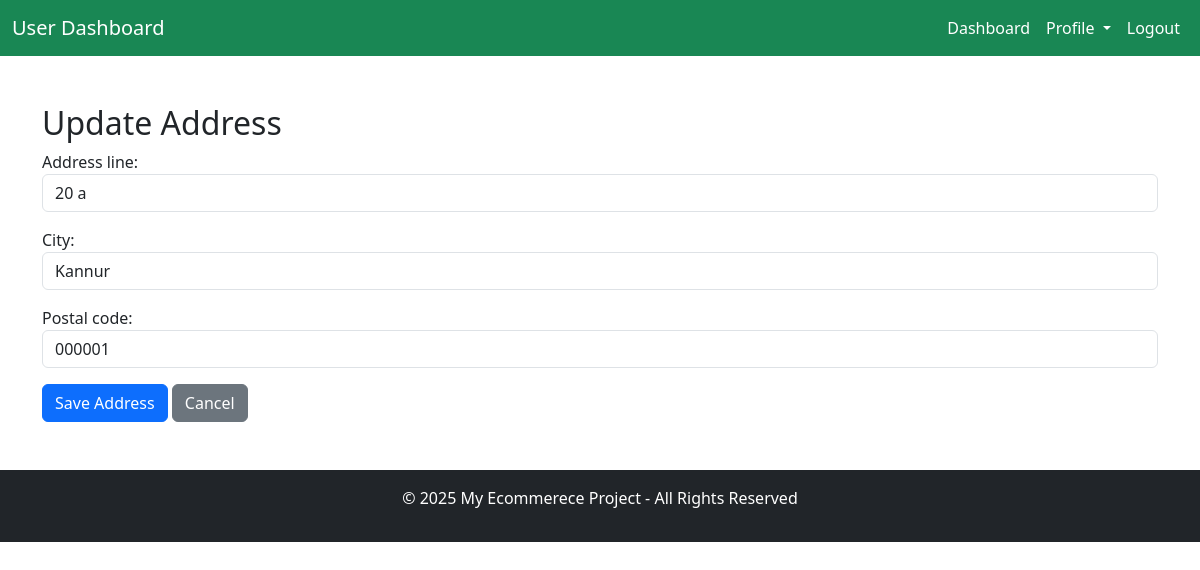
Page /user/address/edit/1/ (signed in) on the earlier database version.
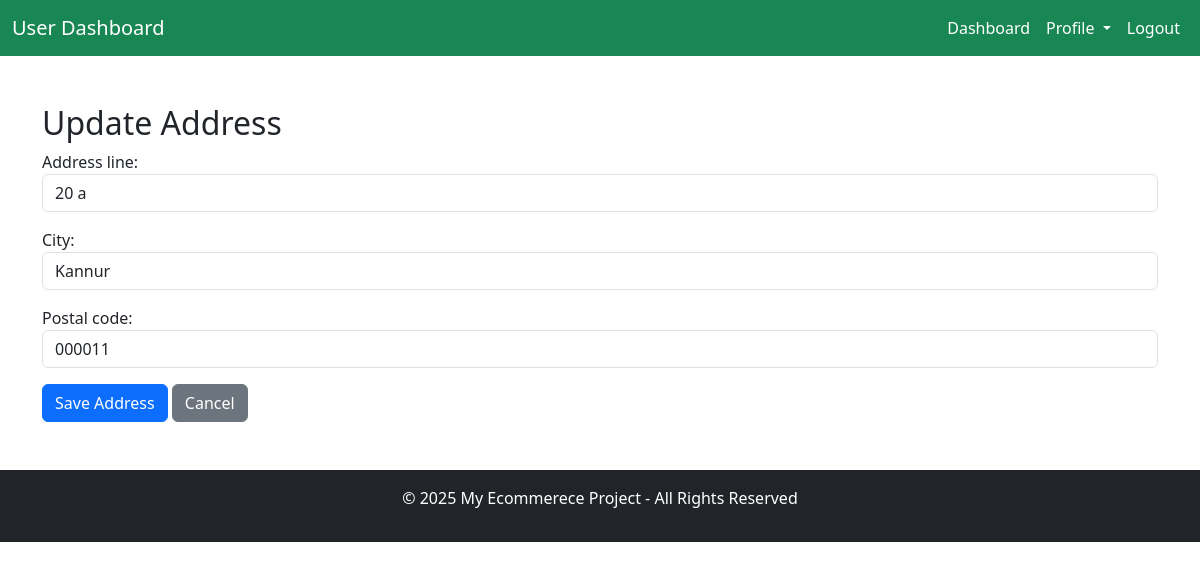
Same page on the later database version.
### accounts/models.py (models this page shows, shortened)
class Address(models.Model):
    user = models.ForeignKey(settings.AUTH_USER_MODEL, on_delete=models.CASCADE)
    address_line = models.TextField()
    city = models.CharField(max_length=100)
    postal_code = models.CharField(max_length=10)
    is_default = models.BooleanField(default=False)

### accounts/views.py (the view)
# urls.py: path('user/address/edit/<int:pk>/', views.address_edit, name='address_edit'),
@login_required
def address_edit(request, pk):
    address = get_object_or_404(Address, id=pk, user=request.user)
    if request.method == 'POST':
        form = AddressForm(request.POST, instance=address)
        if form.is_valid():
            form.save()
            messages.success(request, 'Address updated successfully!')
            return redirect('user_dashboard')
    else:
        form = AddressForm(instance=address)
    return render(request, 'accounts/user/address_form.html', {'form': form, 'address': address})

### accounts/forms.py
class AddressForm(forms.ModelForm):
    class Meta:
        model = Address
        fields = ['address_line', 'city', 'postal_code']
        widgets = {
            'address_line': forms.TextInput(attrs={'class': 'form-control'}),
            'city': forms.TextInput(attrs={'class': 'form-control'}),
            'postal_code': forms.TextInput(attrs={'class': 'form-control'}),
        }

### accounts/templates/accounts/user/address_form.html (shortened to what this page needs)
{% extends 'accounts/user_base.html' %}
{% load static %}
{% block content %}
<div class="container mt-5">
    <h2>{% if address %}Update Address{% else %}Add New Address{% endif %}</h2>
    <form method="POST">
        {{ form.as_p }}
        <button type="submit" class="btn btn-primary">Save Address</button>
        <a href="{% url 'address_list' %}" class="btn btn-secondary">Cancel</a>
    </form>
</div>
{% endblock %}

Differences in the rows shown:
changed Address "Kannur": postal_code "000001" → "000011"
